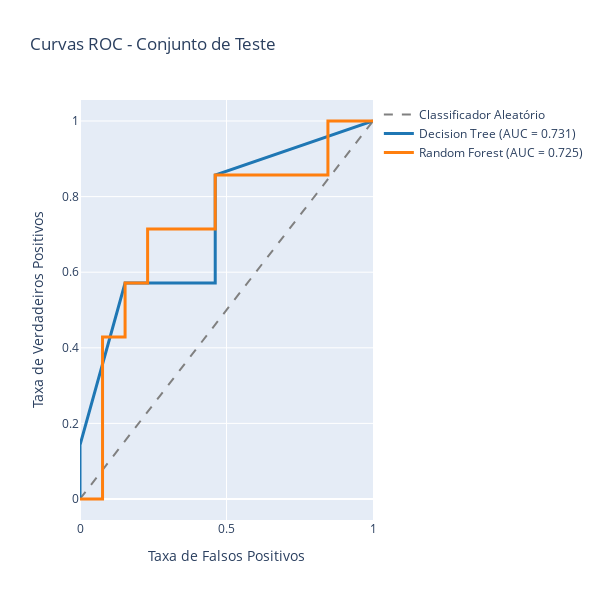

Notebook cell for this chart:
### Code cell
# Curvas ROC
fig = go.Figure()

# Linha de referência (classificador aleatório)
fig.add_trace(go.Scatter(
    x=[0, 1], y=[0, 1],
    mode='lines',
    line=dict(dash='dash', color='gray'),
    name='Classificador Aleatório'
))

colors = ['#1f77b4', '#ff7f0e']
for i, (name, model) in enumerate(models.items()):
    # Curva ROC para conjunto de teste
    fpr, tpr, _ = roc_curve(y_test, probabilities[name]['test'])
    auc_score = auc(fpr, tpr)
    
    fig.add_trace(go.Scatter(
        x=fpr, y=tpr,
        mode='lines',
        name=f'{name} (AUC = {auc_score:.3f})',
        line=dict(color=colors[i], width=3)
    ))

fig.update_layout(
    title='Curvas ROC - Conjunto de Teste',
    xaxis_title='Taxa de Falsos Positivos',
    yaxis_title='Taxa de Verdadeiros Positivos',
    width=600, height=600
)

fig.show()
fig.write_html('curvas_roc.html')

### Figure 1 — Plotly figure (JSON) as saved in the notebook; plotly's stock layout.template omitted (floating-point values rounded to 4 significant figures)
{"data": [{"line": {"color": "gray", "dash": "dash"}, "mode": "lines", "name": "Classificador Aleatório", "type": "scatter", "x": [0, 1], "y": [0, 1]}, {"line": {"color": "#1f77b4", "width": 3}, "mode": "lines", "name": "Decision Tree (AUC = 0.731)", "type": "scatter", "x": [0.0, 0.0, 0.1538, 0.2308, 0.4615, 0.4615, 1.0], "y": [0.0, 0.1429, 0.5714, 0.5714, 0.5714, 0.8571, 1.0]}, {"line": {"color": "#ff7f0e", "width": 3}, "mode": "lines", "name": "Random Forest (AUC = 0.725)", "type": "scatter", "x": [0.0, 0.07692, 0.07692, 0.1538, 0.1538, 0.2308, 0.2308, 0.4615, 0.4615, 0.8462, 0.8462, 1.0], "y": [0.0, 0.0, 0.4286, 0.4286, 0.5714, 0.5714, 0.7143, 0.7143, 0.8571, 0.8571, 1.0, 1.0]}], "layout": {"height": 600, "title": {"text": "Curvas ROC - Conjunto de Teste"}, "width": 600, "xaxis": {"title": {"text": "Taxa de Falsos Positivos"}}, "yaxis": {"title": {"text": "Taxa de Verdadeiros Positivos"}}}}
